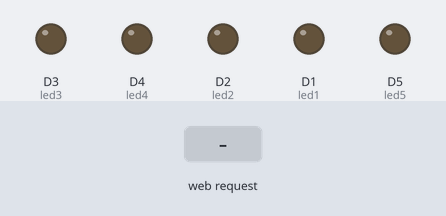
Recording of a sketch running on a simulated ESP8266 (NodeMCU). On the bench: output pins drawn as LEDs (lit = HIGH). The inputs (shaded band) are chosen by the test bench. WiFi joins after 1.5 s; servers stay silent unless stated; what the sketch prints to the serial monitor is not drawn.

Above: at 2.7 s.
2.8 s: HTTP request GET /1on received
At 4.0 s:
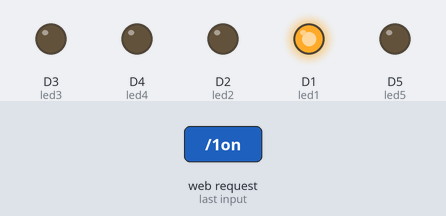
4.3 s: HTTP request GET /2on received
At 5.4 s:
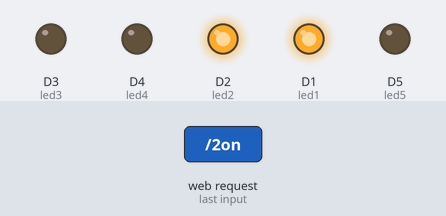
5.8 s: HTTP request GET /1off received
At 6.5 s:
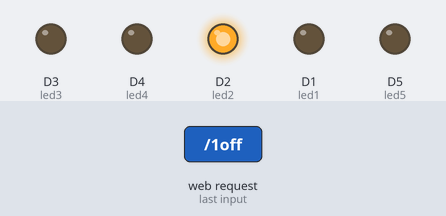
7.3 s: HTTP request GET /3on received
At 7.7 s:
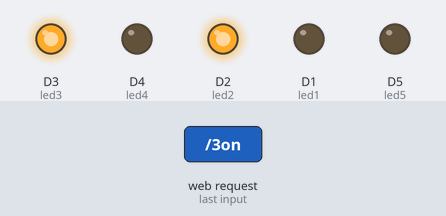
8.8 s: HTTP request GET /2off received
At 10.0 s:
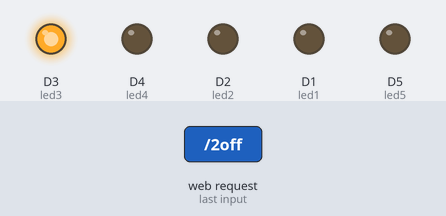
10.3 s: HTTP request GET /4on received
At 11.2 s:
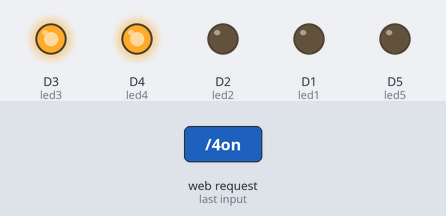
Timing chart, 0 to 12.8 s (numbered marks = the images above; inputs shaded):
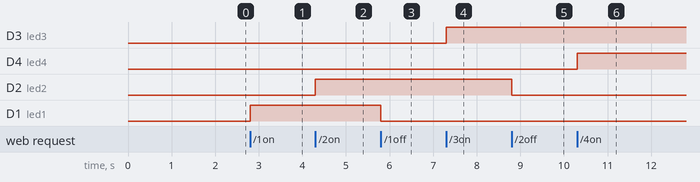

Measured:
- after the input at 2.8 s, D1 (led1): LOW → HIGH at once
- after the input at 4.3 s, D2 (led2): LOW → HIGH at once
- after the input at 5.8 s, D1 (led1): HIGH → LOW at once
- after the input at 7.3 s, D3 (led3): LOW → HIGH at once
- after the input at 8.8 s, D2 (led2): HIGH → LOW at once
- after the input at 10.3 s, D4 (led4): LOW → HIGH at once

The sketch:

ESP8266_5_LED_WiFi_Control.ino
```cpp
#include <ESP8266WiFi.h>
#include <ESP8266WebServer.h>

// CHANGE THESE
const char* ssid = "YOUR_WIFI_NAME";
const char* password = "YOUR_WIFI_PASSWORD";

ESP8266WebServer server(80);

// LED pins
int led1 = D1;
int led2 = D2;
int led3 = D3;
int led4 = D4;
int led5 = D5;

void setup() {
  Serial.begin(115200);

  pinMode(led1, OUTPUT);
  pinMode(led2, OUTPUT);
  pinMode(led3, OUTPUT);
  pinMode(led4, OUTPUT);
  pinMode(led5, OUTPUT);

  WiFi.begin(ssid, password);

  Serial.print("Connecting");
  while (WiFi.status() != WL_CONNECTED) {
    delay(500);
    Serial.print(".");
  }

  Serial.println("\nConnected!");
  Serial.print("IP Address: ");
  Serial.println(WiFi.localIP());

  server.on("/", []() {
    server.send(200, "text/html",
      "<h2>ESP8266 5 LED Control</h2>"
      "<a href='/1on'>LED1 ON</a><br>"
      "<a href='/1off'>LED1 OFF</a><br><br>"
      "<a href='/2on'>LED2 ON</a><br>"
      "<a href='/2off'>LED2 OFF</a><br><br>"
      "<a href='/3on'>LED3 ON</a><br>"
      "<a href='/3off'>LED3 OFF</a><br><br>"
      "<a href='/4on'>LED4 ON</a><br>"
      "<a href='/4off'>LED4 OFF</a><br><br>"
      "<a href='/5on'>LED5 ON</a><br>"
      "<a href='/5off'>LED5 OFF</a>"
    );
  });

  server.on("/1on", [](){ digitalWrite(led1, HIGH); server.send(200,"text/plain","LED1 ON"); });
  server.on("/1off", [](){ digitalWrite(led1, LOW); server.send(200,"text/plain","LED1 OFF"); });

  server.on("/2on", [](){ digitalWrite(led2, HIGH); server.send(200,"text/plain","LED2 ON"); });
  server.on("/2off", [](){ digitalWrite(led2, LOW); server.send(200,"text/plain","LED2 OFF"); });

  server.on("/3on", [](){ digitalWrite(led3, HIGH); server.send(200,"text/plain","LED3 ON"); });
  server.on("/3off", [](){ digitalWrite(led3, LOW); server.send(200,"text/plain","LED3 OFF"); });

  server.on("/4on", [](){ digitalWrite(led4, HIGH); server.send(200,"text/plain","LED4 ON"); });
  server.on("/4off", [](){ digitalWrite(led4, LOW); server.send(200,"text/plain","LED4 OFF"); });

  server.on("/5on", [](){ digitalWrite(led5, HIGH); server.send(200,"text/plain","LED5 ON"); });
  server.on("/5off", [](){ digitalWrite(led5, LOW); server.send(200,"text/plain","LED5 OFF"); });

  server.begin();
}

void loop() {
  server.handleClient();
}
```
